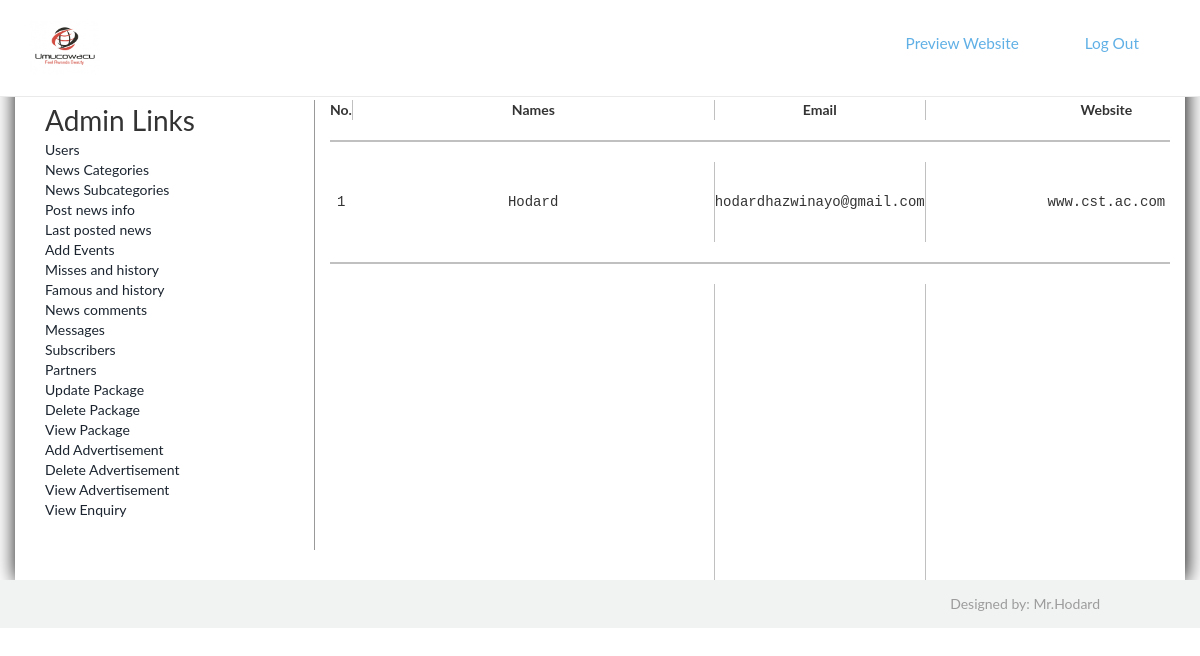
/Panel/Admin/part.php (signed in), run on the app's committed database.
### tables this page shows
CREATE TABLE `partners` (
  `PatID` int(11) NOT NULL,
  `PatNames` varchar(255) NOT NULL,
  `PatEmail` varchar(255) NOT NULL,
  `PatWeb` varchar(255) NOT NULL,
  `PatyType` varchar(255) NOT NULL,
  `PatPass` varchar(255) NOT NULL,
  `PatPhone` varchar(255) NOT NULL,
  `PatInfo` text NOT NULL
);

### Panel/Admin/part.php (the view, shortened to what this page needs)
<?php if(!isset($_SESSION)) { session_start(); }
include('function.php');
$sql=mysqli_query($cn,"SELECT * FROM `partners`")or die(mysqli_error($cn));
 ?>
<!DOCTYPE html>
<html>
<head>
<link href="../css/bootstrap.css" rel='stylesheet' type='text/css'/>
<link href="../css/style.css" rel="stylesheet" type="text/css" media="all"/>
<link href="../css/animate.css" rel="stylesheet" type="text/css" media="all">
</head>
<body>
<?php include('top.php'); ?>
<div style="padding-top:100px; box-shadow:1px 1px 20px black; min-height:570px" class="container">
<div class="col-sm-3" style="border-right:1px solid #999; min-height:450px;">
<?php include('left.php'); ?>
</div>
<div class="col-sm-9" align="center"  style='overflow: scroll;height:480px'>
<?php
if(mysqli_num_rows($sql)){ ?>
<table style='width:100%;text-align: center;'>
<tr style=""><th style="border-right: 1px solid silver;text-align: center;">No.</th><th style="border-right: 1px solid silver;text-align: center;">Names</th><th style="border-right: 1px solid silver;text-align: center;">Email</th><th style="border-right: 1px solid silver;text-align: center;">Website</th></tr>
<tr><td colspan=8><hr style="border:1px solid silver"/></td></tr>
<?php
$x=1;
 while($data=mysqli_fetch_assoc($sql)){ ?>
<tr  style="font-family: 'courier new'">
<td><?=$x?></td>
<td style="border-right: 1px solid silver"><?=$data['PatNames']?></td>
<td style="border-right: 1px solid silver"><?=$data['PatEmail']?></td>
<td  style="border-right: 1px solid silver"><?=$data['PatWeb']?></td>
</tr>
<tr><td colspan=8><hr style="border:1px solid silver"/></td></tr>
<?php
$x++;
}?>
</table>
<?php }else{
}
?>
</div>
</div>
<?php include('bottom.php'); ?>
</body>
</html>
</html>

### Panel/css/style.css (style rules this page uses)
body { margin:0; padding:0; font-family: 'Lato', sans-serif; -webkit-appearance:none; }
.container:after { content: "\0020"; display: block; height: 0; clear: both; visibility: hidden; }

### data on the page
partners: PatNames "Hodard", PatEmail "hodardhazwinayo@gmail.com", PatWeb "www.cst.ac.com"
